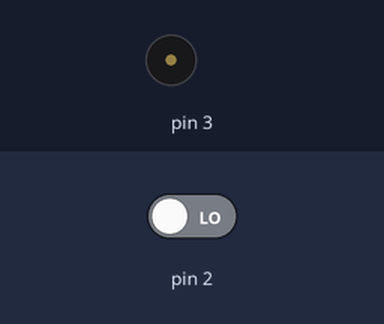
The sketch below on a simulated Arduino Uno, built with avr-gcc and run on an emulated ATmega328P. Parts: buzzer (waves = sounding). The inputs (shaded band) are chosen by the test bench; at power-on: pin 2 LOW.

Above: at 1.2 s.
1.3 s: pin 2 driven HIGH
At 1.37 s:
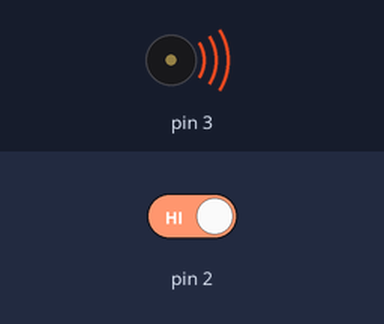
4.3 s: pin 2 driven LOW
At 6.6 s:
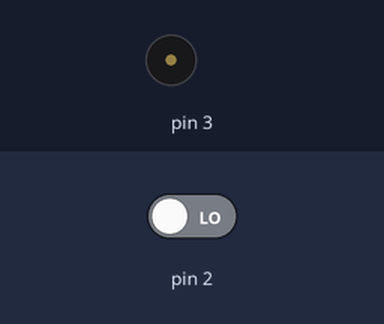
Timing chart, 0 to 8.1 s (numbered marks = the images above; inputs shaded):
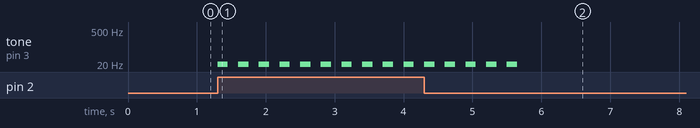

Measured:
- after the input at 1.3 s, tone on pin 3: alternates 16 Hz for 0.15 s and silent for 0.15 s, starting at once
- after the input at 4.3 s, tone on pin 3: goes on until 5.7 s, then stays silent

The sketch:

Pohybovy_senzor.ino
```cpp
bool isToneOn = false;
int frequency = 16;
void setup()
{
  pinMode(2, INPUT);
  pinMode(3, OUTPUT);
  }
  void loop()
  {
    if(digitalRead(2) == HIGH)
    {
      for(int a = 0; a < 30; a++)
      {
        if(isToneOn)
        {
          noTone(3);
          isToneOn = false;
          }
          else
          {
            tone(3, frequency);
            isToneOn = true;
            }
            delay(150);
            }
            }
            }
```
